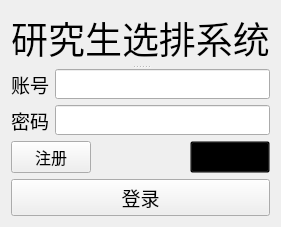
<?xml version="1.0" encoding="UTF-8"?>
<ui version="4.0">
 <class>widget</class>
 <widget class="QWidget" name="widget">
  <property name="geometry">
   <rect>
    <x>0</x>
    <y>0</y>
    <width>277</width>
    <height>227</height>
   </rect>
  </property>
  <property name="windowTitle">
   <string>widget</string>
  </property>
  <layout class="QGridLayout" name="gridLayout">
   <item row="0" column="0">
    <widget class="QSplitter" name="splitter">
     <property name="orientation">
      <enum>Qt::Vertical</enum>
     </property>
     <widget class="QLabel" name="label_Text">
      <property name="font">
       <font>
        <pointsize>28</pointsize>
       </font>
      </property>
      <property name="toolTipDuration">
       <number>-1</number>
      </property>
      <property name="text">
       <string>研究生选排系统</string>
      </property>
      <property name="alignment">
       <set>Qt::AlignCenter</set>
      </property>
     </widget>
     <widget class="QWidget" name="">
      <layout class="QVBoxLayout" name="verticalLayout_2">
       <item>
        <layout class="QVBoxLayout" name="verticalLayout">
         <item>
          <layout class="QHBoxLayout" name="horizontalLayout">
           <item>
            <widget class="QLabel" name="label_account">
             <property name="font">
              <font>
               <pointsize>14</pointsize>
              </font>
             </property>
             <property name="text">
              <string>账号</string>
             </property>
            </widget>
           </item>
           <item>
            <widget class="QLineEdit" name="AccountlineEdit">
             <property name="minimumSize">
              <size>
               <width>200</width>
               <height>30</height>
              </size>
             </property>
            </widget>
           </item>
          </layout>
         </item>
         <item>
          <layout class="QHBoxLayout" name="horizontalLayout_2">
           <item>
            <widget class="QLabel" name="label_password">
             <property name="font">
              <font>
               <pointsize>14</pointsize>
              </font>
             </property>
             <property name="text">
              <string>密码</string>
             </property>
            </widget>
           </item>
           <item>
            <widget class="QLineEdit" name="PasswordlineEdit">
             <property name="minimumSize">
              <size>
               <width>200</width>
               <height>30</height>
              </size>
             </property>
            </widget>
           </item>
          </layout>
         </item>
        </layout>
       </item>
       <item>
        <layout class="QHBoxLayout" name="horizontalLayout_4">
         <item>
          <widget class="QPushButton" name="btn_reg">
           <property name="font">
            <font>
             <pointsize>12</pointsize>
            </font>
           </property>
           <property name="styleSheet">
            <string notr="true">/* 设置按钮无色，并在鼠标悬浮时显示蓝色和手型 */
QPushButton {
    background-color: transparent;
}

QPushButton:hover {
    color: blue;
}

qlineargradient(spread:pad, x1:0, y1:0, x2:1, y2:0, stop:0 rgba(0, 0, 0, 255), stop:1 rgba(255, 255, 255, 255))</string>
           </property>
           <property name="text">
            <string>注册</string>
           </property>
          </widget>
         </item>
         <item>
          <spacer name="horizontalSpacer_4">
           <property name="orientation">
            <enum>Qt::Horizontal</enum>
           </property>
           <property name="sizeHint" stdset="0">
            <size>
             <width>40</width>
             <height>20</height>
            </size>
           </property>
          </spacer>
         </item>
         <item>
          <widget class="QPushButton" name="btn_forget">
           <property name="font">
            <font>
             <pointsize>12</pointsize>
            </font>
           </property>
           <property name="styleSheet">
            <string notr="true">/* 设置按钮无色，并在鼠标悬浮时显示蓝色和手型 */
QPushButton {
    background-color: transparent;
}

QPushButton:hover {
    color: blue;
}</string>
           </property>
           <property name="text">
            <string>忘记密码</string>
           </property>
          </widget>
         </item>
        </layout>
       </item>
       <item>
        <widget class="QPushButton" name="btn_login">
         <property name="font">
          <font>
           <pointsize>14</pointsize>
          </font>
         </property>
         <property name="text">
          <string>登录</string>
         </property>
        </widget>
       </item>
       <item>
        <spacer name="verticalSpacer">
         <property name="orientation">
          <enum>Qt::Vertical</enum>
         </property>
         <property name="sizeHint" stdset="0">
          <size>
           <width>20</width>
           <height>40</height>
          </size>
         </property>
        </spacer>
       </item>
       <item>
        <layout class="QHBoxLayout" name="horizontalLayout_3"/>
       </item>
      </layout>
     </widget>
    </widget>
   </item>
  </layout>
 </widget>
 <resources/>
 <connections/>
</ui>
